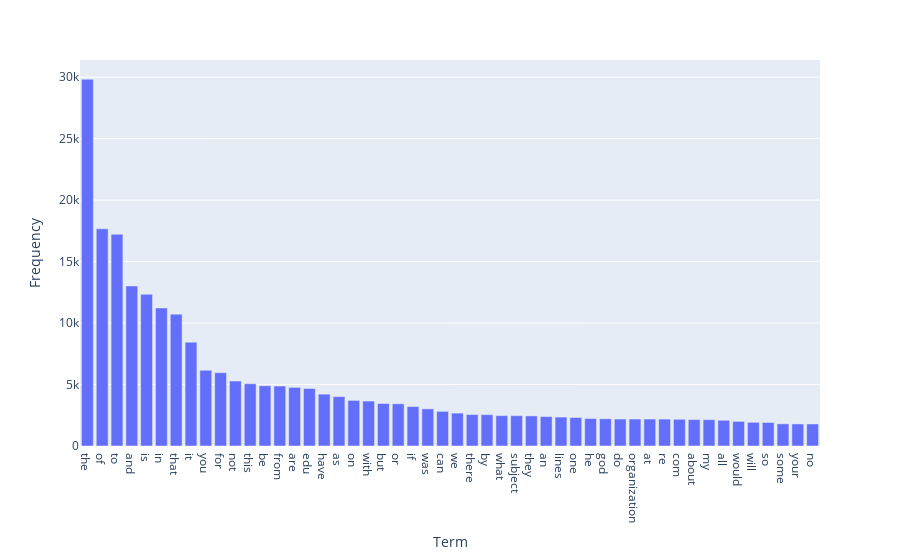

The notebook cell saved with this chart:
### Markdown cell above
### >>> **Exercise 14 (take home):** 
Additionally, you can attempt to sort the terms on the `x-axis` by frequency instead of in alphabetical order. This way the visualization is more meaninfgul and you will be able to observe the so called [long tail](https://en.wikipedia.org/wiki/Long_tail) (get familiar with this term since it will appear a lot in data mining and other statistics courses). see picture below

![alt txt](https://upload.wikimedia.org/wikipedia/commons/thumb/8/8a/Long_tail.svg/1000px-Long_tail.svg.png)

### Code cell
# Answer here

# Create a DataFrame for plotly
data = pd.DataFrame({
    'Term': count_vect.get_feature_names_out(), #all the features
    'Frequency': term_frequencies # all the frequency
})

top_n = 50  # i want to know only the top 50 frequencies
data = data.sort_values(by='Frequency', ascending=False).head(top_n) # sort from biggest to smallest

# Create the bar plot using plotly
fig = px.bar(data, x='Term', y='Frequency')

# Show the plot
fig.show()

### Figure 1 — Plotly figure (JSON) as saved in the notebook; plotly's stock layout.template omitted (floating-point values rounded to 4 significant figures)
{"data": [{"alignmentgroup": "True", "hovertemplate": "Term=%{x}<br>Frequency=%{y}<extra></extra>", "legendgroup": "", "marker": {"color": "#636efa", "pattern": {"shape": ""}}, "name": "", "offsetgroup": "", "orientation": "v", "showlegend": false, "textposition": "auto", "type": "bar", "x": ["the", "of", "to", "and", "is", "in", "that", "it", "you", "for", "not", "this", "be", "from", "are", "edu", "have", "as", "on", "with", "but", "or", "if", "was", "can", "we", "there", "by", "what", "subject", "they", "an", "lines", "one", "he", "god", "do", "organization", "at", "re", "com", "about", "my", "all", "would", "will", "so", "some", "your", "no"], "xaxis": "x", "y": [29825, 17660, 17222, 13017, 12343, 11226, 10723, 8447, 6157, 5962, 5285, 5063, 4898, 4877, 4769, 4675, 4218, 4015, 3709, 3655, 3453, 3432, 3208, 3020, 2818, 2674, 2556, 2548, 2472, 2464, 2448, 2393, 2353, 2312, 2232, 2216, 2193, 2192, 2191, 2186, 2172, 2148, 2143, 2093, 2000, 1925, 1912, 1802, 1793, 1791], "yaxis": "y"}], "layout": {"barmode": "relative", "legend": {"tracegroupgap": 0}, "margin": {"t": 60}, "xaxis": {"anchor": "y", "domain": [0, 1], "title": {"text": "Term"}}, "yaxis": {"anchor": "x", "domain": [0, 1], "title": {"text": "Frequency"}}}}
